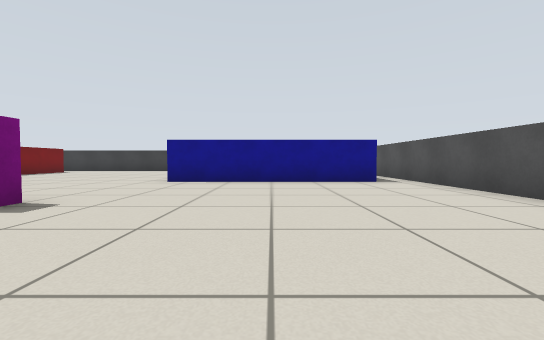
view 1 (above)

22 first-person views from a walk through a Gazebo world. The camera is 0.51 m above the floor, tilts 2° down and sees 90° across. The floor is counted in squares, 1 m on a side. Each view is taken from the middle of a square. On the plan, view 1 faces up. The plan holds only what a view shows up to about 9 squares ahead; the rest is blank.

view 2
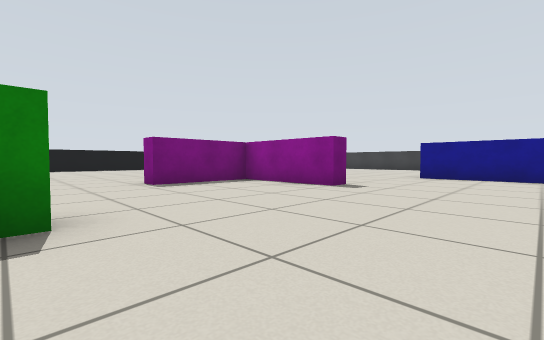

view 3
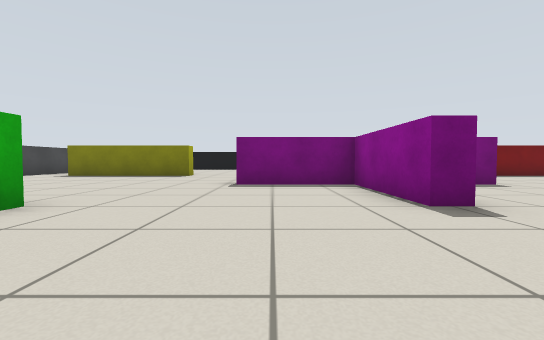

view 4
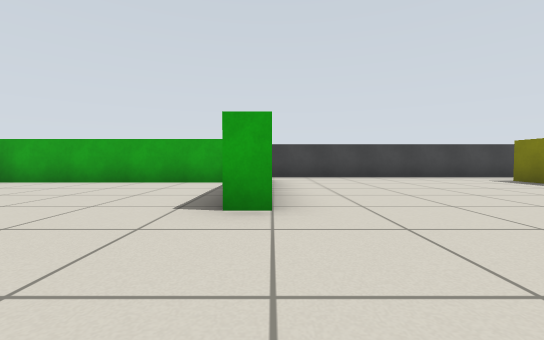

view 5
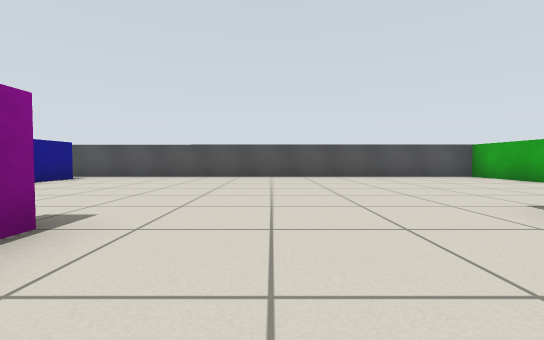

view 6
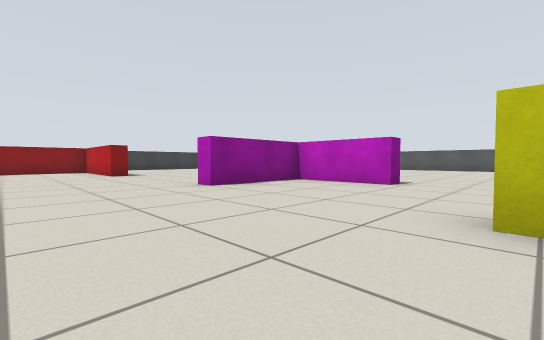

view 7
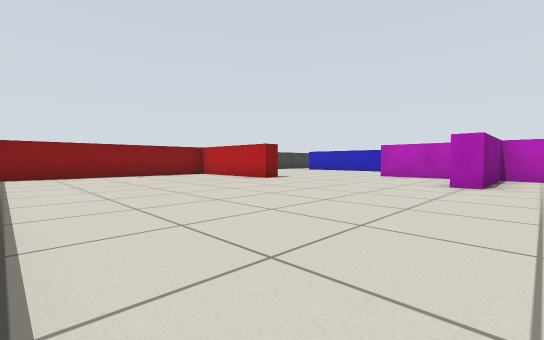

view 8
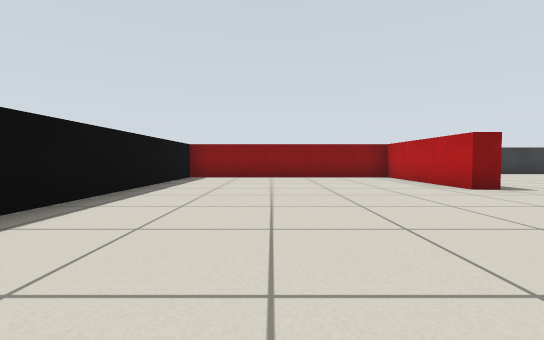

view 9
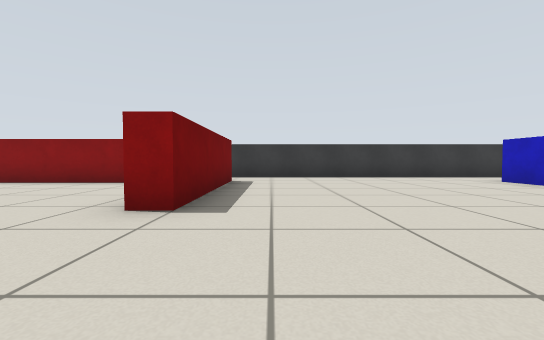

view 10
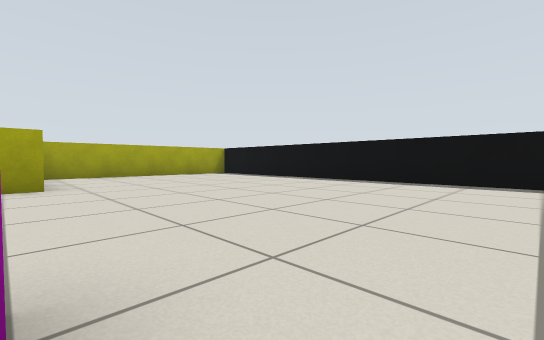

view 11
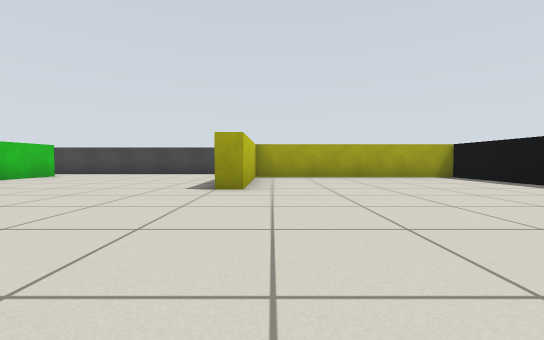

view 12
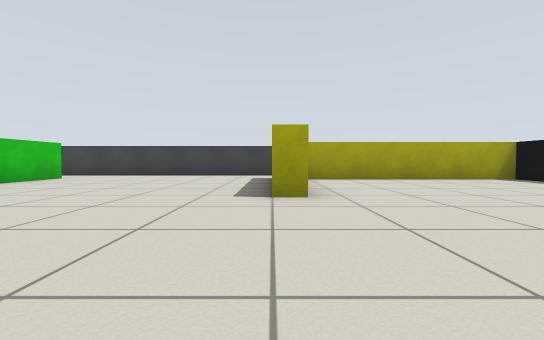

view 13
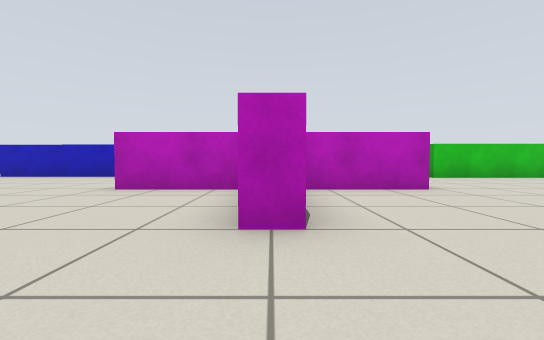

view 14
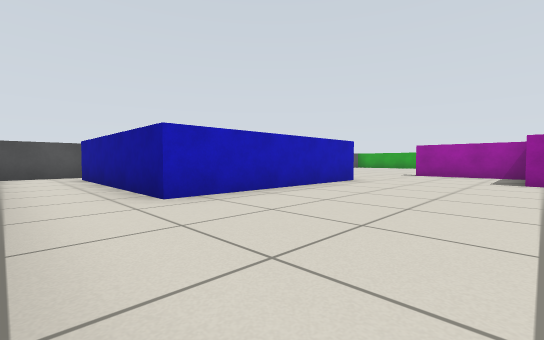

view 15
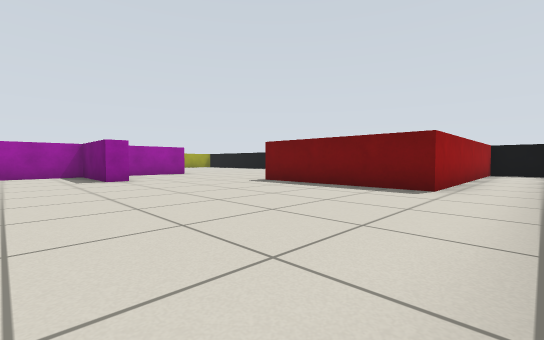

view 16
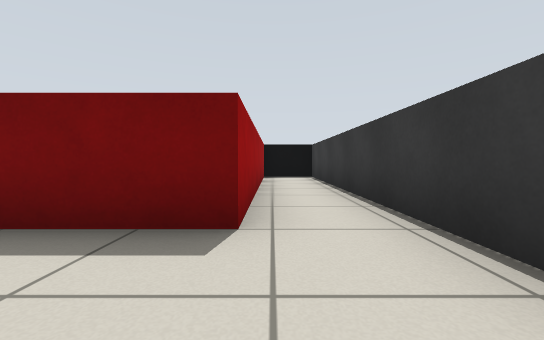

view 17
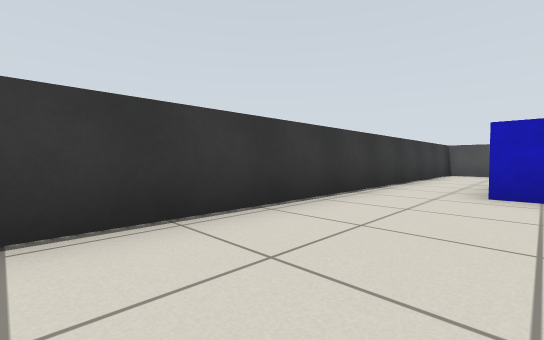

view 18
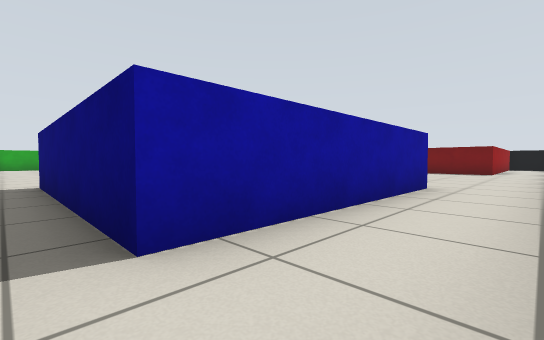

view 19
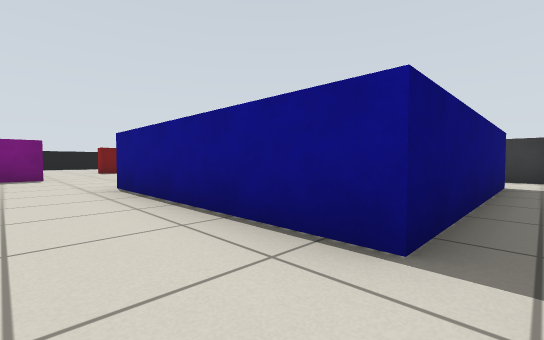

view 20
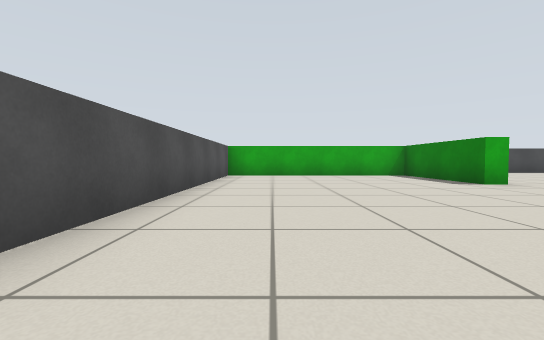

view 21
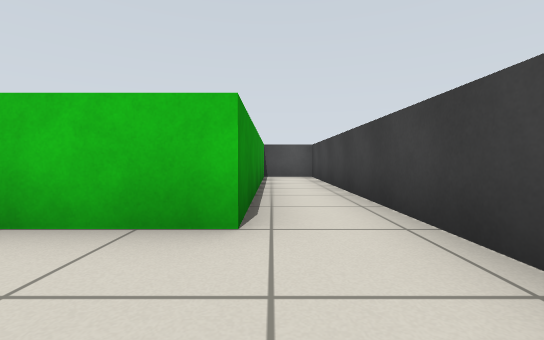

view 22
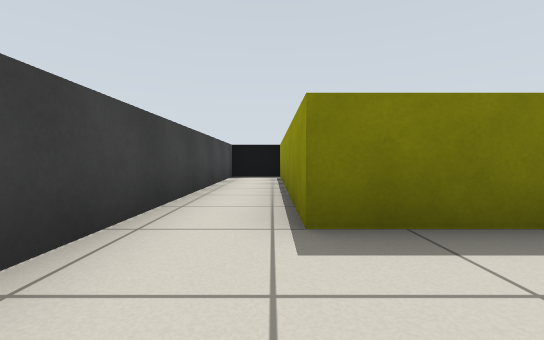

### Floor plan
Key: @ floor where view 1 was taken; # wall or solid block; . floor; B blue box; G green box; R red box; Y yellow box.
Columns run from 16 left of view 1 to 4 right of it. Each row starts with its distance up from view 1.
 14 #####################
 13 #...................#
 12 #RRRRRRR............#
 11 #......R......BBBBB.#
 10 #......R......B   B.#
  9 #......R......B   B.#
  8 #......R......B   B.#
  7 #.............BBBBB.#
  6 #...................#
  5 #.........#.........#
  4 #.........#.........#
  3 #.......######......#
  2 #.........#.........#
  1 #.........#.........#
  0 #...............@...#
 -1 #...................#
 -2 #......Y.....G......#
 -3 #......Y.....G......#
 -4 #......Y.....G......#
 -5 #YYYYYYY.....GGGGGGG#
 -6 #...................#
 -7 #####################

Where each view was taken, in squares from view 1:
view 1: 0 up, 0 right, facing up
view 2: 2 down, 0 right, facing up-left
view 3: 1 up, 0 right, facing left
view 4: 1 up, 3 left, facing down
view 5: 1 up, 5 left, facing right
view 6: 2 down, 12 left, facing up-right
view 7: 2 up, 15 left, facing up-right
view 8: 3 up, 13 left, facing up
view 9: 5 up, 8 left, facing up
view 10: 4 up, 9 left, facing down-left
view 11: 3 up, 10 left, facing down
view 12: 2 up, 9 left, facing down
view 13: 3 up, 11 left, facing right
view 14: 13 up, 6 left, facing down-right
view 15: 13 up, 4 left, facing down-left
view 16: 12 up, 7 left, facing left
view 17: 11 up, 7 left, facing up-right
view 18: 13 up, 3 right, facing down-left
view 19: 5 up, 3 right, facing up-left
view 20: 4 up, 2 right, facing down
view 21: 6 down, 5 left, facing right
view 22: 6 down, 7 left, facing left
